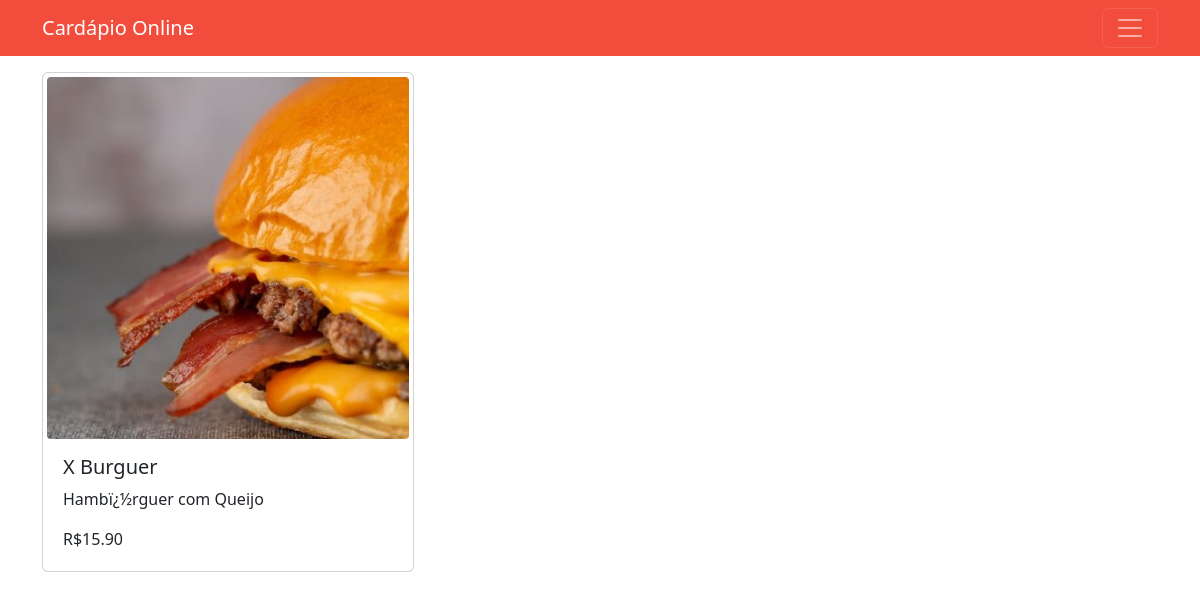
Page /produto/x-burguer on the earlier database version.
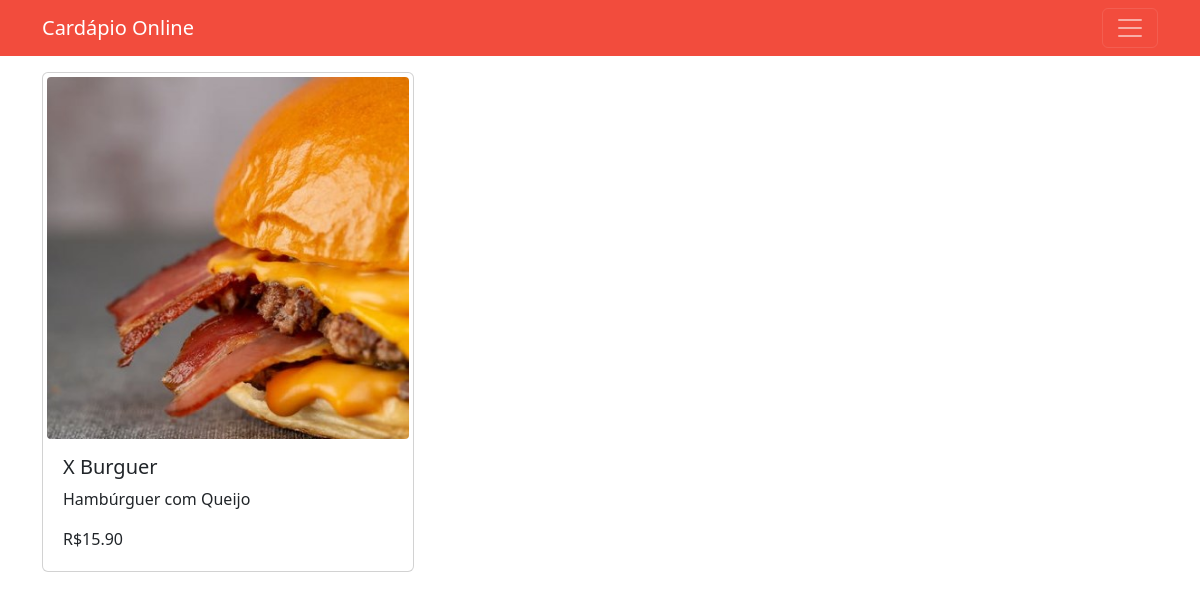
Same page on the later database version.
### tables this page shows
CREATE TABLE produto (
    codigo TEXT PRIMARY KEY,
    codigo_cardapio TEXT NOT NULL,
    nome TEXT NOT NULL UNIQUE,
    descricao TEXT NOT NULL,
    preco REAL NOT NULL,
    restricao TEXT NOT NULL,
	FOREIGN KEY(codigo_cardapio) REFERENCES cardapio(codigo)
	ON UPDATE RESTRICT ON DELETE RESTRICT
);

### jinja.py (the view)
@app.get('/produto/{codigo_produto}', response_class=HTMLResponse)
async def obter_produto(request: Request, codigo_produto: str,
    repo_produto: Annotated[RepositorioProduto, Depends(obter_repo_produto)]):
    produto = repo_produto.consultar_produto(codigo_produto)
    if not produto:
        return templates.TemplateResponse('nao_encontrado.jinja', {'request': request})
    return templates.TemplateResponse('pagina_produto.jinja', {'request': request,
        'produto': produto})

### templates/pagina_produto.jinja (shortened to what this page needs)
<!DOCTYPE html>
<html lang="pt-BR">
<head>
    <link href="https://cdn.jsdelivr.net/npm/bootstrap@5.3.0/dist/css/bootstrap.min.css" rel="stylesheet">
</head>
<body>
    {% include "navbar.jinja" %}
    <div class="container mt-3 mb-3">
        <div class="col-md-4">
            {% include "card_produto.jinja" %}
        </div>
    </div>
</body>
</html>

### templates/card_produto.jinja (shortened to what this page needs)
<a class="text-decoration-none" href="{{url_for('obter_produto', codigo_produto=produto.codigo)}}">
  <div class="card p-1">
    <img src="{{url_for('static', path='/'+produto.codigo+'.jpg')}}" class="card-img-top rounded-1" alt="{{produto.nome}}">
    <div class="card-body">
      <div class="d-flex flex-row justify-content-between">
        <h5 class="card-title">{{produto.nome}}</h5>
      </div>
      <p class="card-text">{{produto.descricao}}</p>
      <p class="card-text">R${{"%0.2f" | format(produto.preco)}}</p>
    </div>
  </div>
</a>

Differences in the rows shown:
changed produto "X Burguer": descricao "Hambï¿½rguer com Queijo" → "Hambúrguer com Queijo"
